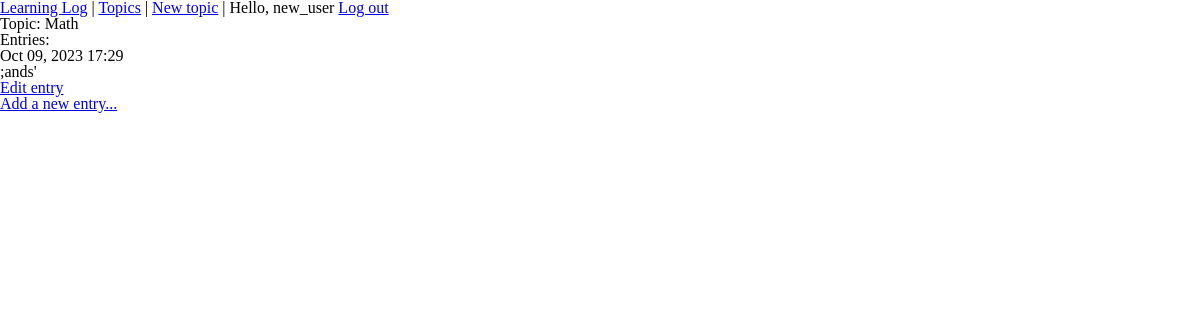
/topics/15/ (signed in), run on the app's committed database.
### learning_logs/models.py (models this page shows, shortened)
class Topic(models.Model):
    text = models.CharField(max_length=200)
    date_added = models.DateTimeField(auto_now_add=True)
    owner = models.ForeignKey(User, on_delete=models.CASCADE)
    def __str__(self):
        return self.text

class Entry(models.Model):
    topic = models.ForeignKey(Topic, on_delete=models.CASCADE)
    text = models.TextField()
    date_added = models.DateTimeField(auto_now_add=True)
    class Meta:
        verbose_name_plural = 'entries'

### learning_logs/views.py (the view)
# urls.py: path('topics/<int:topic_id>/', views.topic, name='topic'),
@login_required
def topic(request, topic_id):
    topic = Topic.objects.get(id=topic_id)
    if topic.owner != request.user:
        raise Http404
    entries = topic.entry_set.order_by('-date_added')
    context = {'topic': topic, 'entries': entries}
    return render(request, 'learning_logs/topic.html', context)

### learning_logs/templates/learning_logs/topic.html
{% extends 'learning_logs/base.html'%}
{% load static %}
{% block css_link %}{% static 'topic.css' %}{% endblock css_link %}
{% block content %}
  <p>Topic: {{ topic }}</p>
  <p>Entries:</p>
  <ul>
    {% for entry in entries %}
    <li>
      <p>{{ entry.date_added|date:'M d, Y H:i' }}</p>
      <p>{{ entry.text|linebreaks }}</p>
      <p>
        <a href="{% url 'learning_logs:edit_entry' entry.id %}">Edit entry</a>
      </p>
    </li>
    {% empty %}
    <li>There are no entries for this topic yet.</li>
    {% endfor %}
    <li><a href="{% url 'learning_logs:new_entry' topic.id %}" >Add a new entry...</a></li>
  </ul>
{% endblock content %}

### learning_logs/templates/learning_logs/base.html (shortened to what this page needs)
<!DOCTYPE html>
<html lang="en">
<head>
</head>
<body>
  <nav>
    {% load static %}
    <link rel="stylesheet" href="{% static 'base.css' %}">
    <link rel="stylesheet" href="{% block css_link %}{% endblock css_link %}">
    <a href="{% url 'learning_logs:main' %}">Learning Log</a> |
    <a href="{% url 'learning_logs:topics' %}">Topics</a> |
    <a href="{% url 'learning_logs:new_topic' %}">New topic</a> |
    {% if user.is_authenticated %}
      Hello, {{ user.username }}
      <a href="{% url 'users:logout' %}">Log out</a>
    {% else %}
      <a href="{% url 'users:login' %}"> Log in</a> |
      <a href="{% url 'users:register' %}"> Register</a>
    {% endif %}
  </nav>
  {% block content %}{% endblock content %}
</body>
</html>

### learning_logs/static/base.css (style rules this page uses)
html, body, div, span, applet, object, iframe, h1, h2, h3, h4, h5, h6, p, blockquote, pre, a, abbr, acronym, address, big, cite, code, del, dfn, em, img, ins, kbd, q, s, samp, small, strike, strong, sub, sup, tt, var, b, u, i, center, dl, dt, dd, ol, ul, li, fieldset, form, label, legend, table, caption, tbody, tfoot, thead, tr, th, td, article, aside, canvas, details, embed, figure, figcaption, footer, header, hgroup, menu, nav, output, ruby, section, summary, time, mark, audio, video { margin: 0; padding: 0; border: 0; font-size: 100%; font: inherit; vertical-align: baseline; }
article, aside, details, figcaption, figure, footer, header, hgroup, menu, nav, section { display: block; }
body { line-height: 1; }
ol, ul { list-style: none; }

### data on the page
Topic: text "Math"
Entry: date_added "Oct 09, 2023 17:29", text ";ands'"

### other printed values
{{ user.username }} "new_user"
